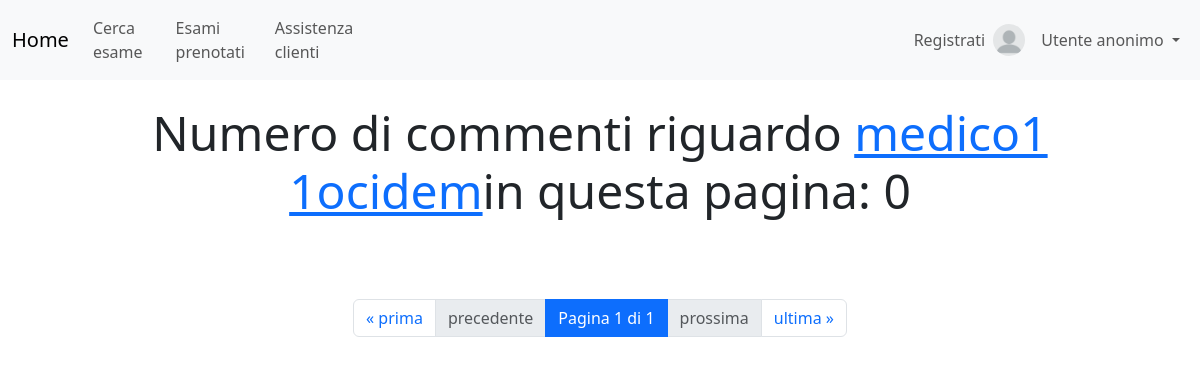
Page /medici/recensioni_medico/1/ on the earlier database version.
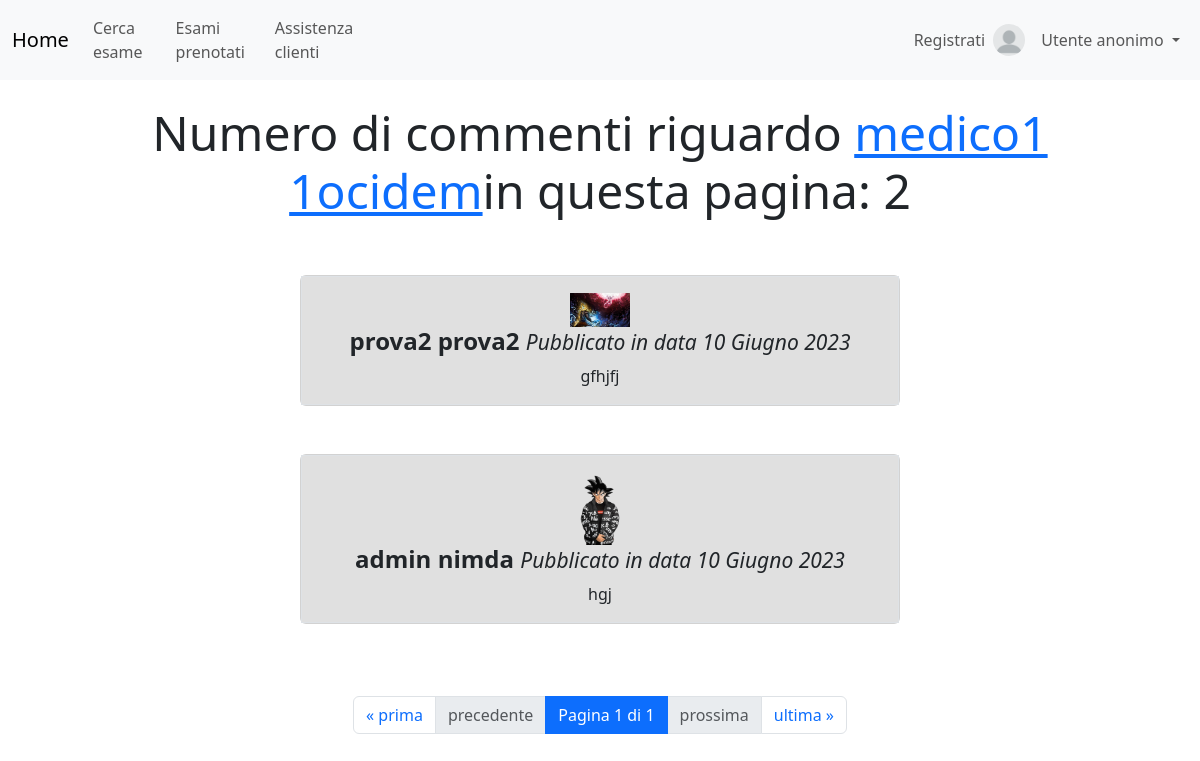
Same page on the later database version.
### gestione_medici/models.py (models this page shows)
class Commento(models.Model):
    medico = models.ForeignKey(Medico, related_name='commenti', on_delete=models.CASCADE)
    commentatore = models.ForeignKey(UtenteCustom, related_name='commenti', on_delete=models.CASCADE)
    testo = models.TextField(max_length=150)
    data = models.DateField(auto_now_add=True)
    class Meta:
        verbose_name_plural = 'Commenti'
        ordering = ['-data']
        constraints = [
            models.UniqueConstraint(
                fields=['medico', 'commentatore'], name='combinazione_medico_commentatore'
            )
        ]

### utenti_custom/models.py (models this page shows)
class UtenteCustom(AbstractUser):
    username = None
    email = models.EmailField(_('email address'), unique=True)
    foto_profilo = models.ImageField(upload_to ='immagini_utenti/%Y/%m/%d/', blank=True, null=True)
    USERNAME_FIELD = 'email'
    REQUIRED_FIELDS = ['first_name', 'last_name',]
    objects = UserManager()
    def __str__(self):
        return f"{self.first_name} {self.last_name}"

### gestione_medici/views.py (the view)
# urls.py: path('recensioni_medico/<int:pk>/', CommentiMedicoView.as_view(), name='commenti_totali'),
class CommentiMedicoView(ListView):
    title = "Pagina con i commenti sul medico"
    model = Commento
    template_name = "gestione_medici/commenti_totali.html"
    paginate_by = 2
    def get_queryset(self):
        medico = Medico.objects.get(pk=self.kwargs['pk'])
        self.context = {'medico': medico}
        return medico.commenti.all()
    def get_context_data(self, **kwargs):
        self.context = self.context | super().get_context_data(**kwargs) #unione due dizionari
        return self.context

### gestione_medici/models.py (called while the page is built)
    def __str__(self):
        return self.utente.__str__()

### gestione_medici/templates/gestione_medici/commenti_totali.html (shortened to what this page needs)
{% extends 'base.html' %}
{% load static %}
{% block content %}
<br>
  <div class="container">
    <h2 class="display-5 text-center">Numero di commenti riguardo <a href={% url 'gestione_medici:informazioni_medico'
      view.kwargs.pk %}>{{medico}}</a>in questa pagina: {{ object_list.count }} </h2>
  </div>
<br>
{% for c in object_list %}
<br>
<div class="d-flex aligns-items-center justify-content-center card text-center w-50 mx-auto">
    <div class="media border" style="background-color: #E0E0E0;">
        <div class="mr-3 mt-3" >
          {% if c.commentatore.foto_profilo%}
            <img src={{c.commentatore.foto_profilo.url}} class="media-object" style="width:60px">
          {% else %}
            <img src="{% static '/immagini/blank_profile_picture.png' %}" class="media-object" style="width:60px">
          {% endif %}
        </div>
        <div class="media-body" style="word-break: break-all">
          <h4><b>{{c.commentatore}}</b> <small><i>Pubblicato in data {{c.data}}</i></small></h4>
          <p>{{c.testo}}</p>
        </div>
    </div>
</div>
<br>
{%endfor%}
<br>
{% include "paginatore.html" %}
{% endblock %}

Differences in the rows shown:
added Commento: commentatore.foto_profilo (picture), commentatore "prova2 prova2", data "10 Giugno 2023", testo "gfhjfj"
added Commento: commentatore.foto_profilo (picture), commentatore "admin nimda", data "10 Giugno 2023", testo "hgj"
Other differences:
{{ object_list.count }}: "0" → "2"
